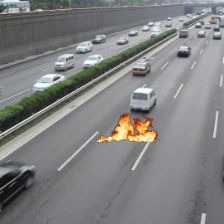
#> input picture code/content/dataset/Test/Fire/SynDay137.jpg, 224 x 224 px, found by its file name
$ python -i modelo_tar.py   (imports and definitions only)
#> lines starting #> are read from the running program, lines starting #| are printed output that depends on the picture; after the words box and inside, x2 and y2 are one past the last pixel; in counts of white or black regions, pixels touching at a corner belong together
import zipfile
import os
import cv2
import numpy as np
from sklearn.metrics import f1_score, precision_score, recall_score
import matplotlib.pyplot as plt
from matplotlib.patches import Patch

# Descomprimir el archivo .zip
zip_path = "content/archive.zip"
extract_path = "content/dataset"

# [6 lines not run here, left out]

# Definir rutas a las carpetas de Train, Test, y Validation
train_folder = os.path.join(extract_path, "Train")
test_folder = os.path.join(extract_path, "Test")
vali_folder = os.path.join(extract_path, "Vali")

# Cargar las imágenes desde las carpetas
def load_images_from_folder(folder):
#> called with folder = 'content/dataset/Train'
    images, labels = [], []
    for label, subfolder in enumerate(["Fire", "Non-Fire"]):
        path = os.path.join(folder, subfolder)
        for filename in os.listdir(path):
            img_path = os.path.join(path, filename)
            img = cv2.imread(img_path)
#> img is the input picture: shape (224, 224, 3); mean B, G, R 129.3, 129.2, 128.8
            if img is not None:
                img = cv2.resize(img, (224, 224))
                images.append(img)
                labels.append(label)
    return np.array(images), np.array(labels)

# Segmentación de colores para detectar fuego
def segment_fire(image):
    hsv = cv2.cvtColor(image, cv2.COLOR_BGR2HSV)
    lower_red = np.array([0, 50, 50])
    upper_red = np.array([10, 255, 255])
    mask1 = cv2.inRange(hsv, lower_red, upper_red)
    lower_red2 = np.array([170, 50, 50])
    upper_red2 = np.array([180, 255, 255])
    mask2 = cv2.inRange(hsv, lower_red2, upper_red2)
    fire_mask = mask1 | mask2
    return fire_mask

# Segmentación de colores para detectar humo (ajustado con rango HSV)
def segment_smoke(image):
    hsv = cv2.cvtColor(image, cv2.COLOR_BGR2HSV)
    lower_gray = np.array([0, 0, 200])  # Tonos grisáceos claros
    upper_gray = np.array([180, 50, 255])
    smoke_mask = cv2.inRange(hsv, lower_gray, upper_gray)
    return smoke_mask

# Evaluación del modelo
def evaluate_model(images, labels, detector_function):
    y_true, y_pred = [], []
    for img, label in zip(images, labels):
        mask = detector_function(img)
        detected = 1 if np.sum(mask) > 0 else 0
        y_true.append(label)
        y_pred.append(detected)
#> this loop made 4 passes
#> pass 1, in segment_fire, `mask1 = cv2.inRange(hsv, lower_red, upper_red)`:
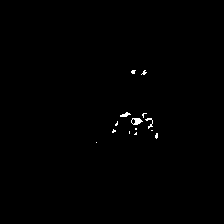
#> mask1: shape (224, 224); 0.4% white in thin lines or dots, all inside (x1, y1, x2, y2) = (96, 70, 158, 143)
#> pass 1, in segment_fire, `mask2 = cv2.inRange(hsv, lower_red2, upper_red2)`:
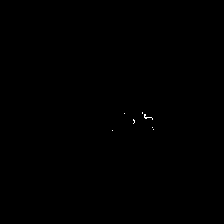
#> mask2: shape (224, 224); 0.06% white in thin lines or dots, all inside (x1, y1, x2, y2) = (112, 112, 154, 131)
    f1 = f1_score(y_true, y_pred)
    precision = precision_score(y_true, y_pred)
    recall = recall_score(y_true, y_pred)
    return f1, precision, recall

# Cargar datos
train_images, train_labels = load_images_from_folder(train_folder)
test_images, test_labels = load_images_from_folder(test_folder)

# Evaluar detección de fuego
# [1 line not run here, left out]
fire_f1, fire_precision, fire_recall = evaluate_model(test_images, test_labels, segment_fire)
# [4 lines not run here, left out]
smoke_f1, smoke_precision, smoke_recall = evaluate_model(test_images, test_labels, segment_smoke)
#> the loop in evaluate_model (call 2), `for img, label in zip(images, labels):` made 4 passes
#> pass 1, in segment_smoke, `smoke_mask = cv2.inRange(hsv, lower_gray, upper_gray)`:
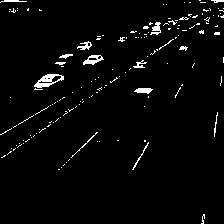
#> smoke_mask: shape (224, 224); 2.9% white in thin lines or dots
#> pass 2, in segment_smoke (call 2), `smoke_mask = cv2.inRange(hsv, lower_gray, upper_gray)`:
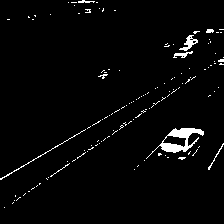
#> smoke_mask: shape (224, 224); 2.7% white; 131 white regions (122 under 20 px), largest, box (x1, y1, x2, y2) and area: (146, 128, 204, 159) 511, (179, 35, 198, 51) 117, (0, 129, 86, 180) 108
# [1 line not run here, left out]

# Visualización de resultados con leyenda
def get_antiprobability(image):
    print("got to antiprob")
    print()
    img = image
    fire_mask = segment_fire(img)

    # Calcular la antiposibilidad (porcentaje de píxeles no detectados como fuego)
    total_pixels = fire_mask.size
    fire_pixels = np.sum(fire_mask > 0)
    anti_fire_probability = (fire_pixels / total_pixels)
    print("got to calculate antiprob")
    print()
    return anti_fire_probability


# Visualización de detección de fuego y humo con leyendas
def leer_img(dir):
    img = cv2.imread(dir)
    img = cv2.resize(img, (224,224))
    return get_antiprobability(img)

#img = cv2.imread('UI_images/cat.PNG')

>>> import cv2
>>> picture = cv2.imread('content/dataset/Test/Fire/SynDay137.jpg')
>>> result = segment_fire(picture)
